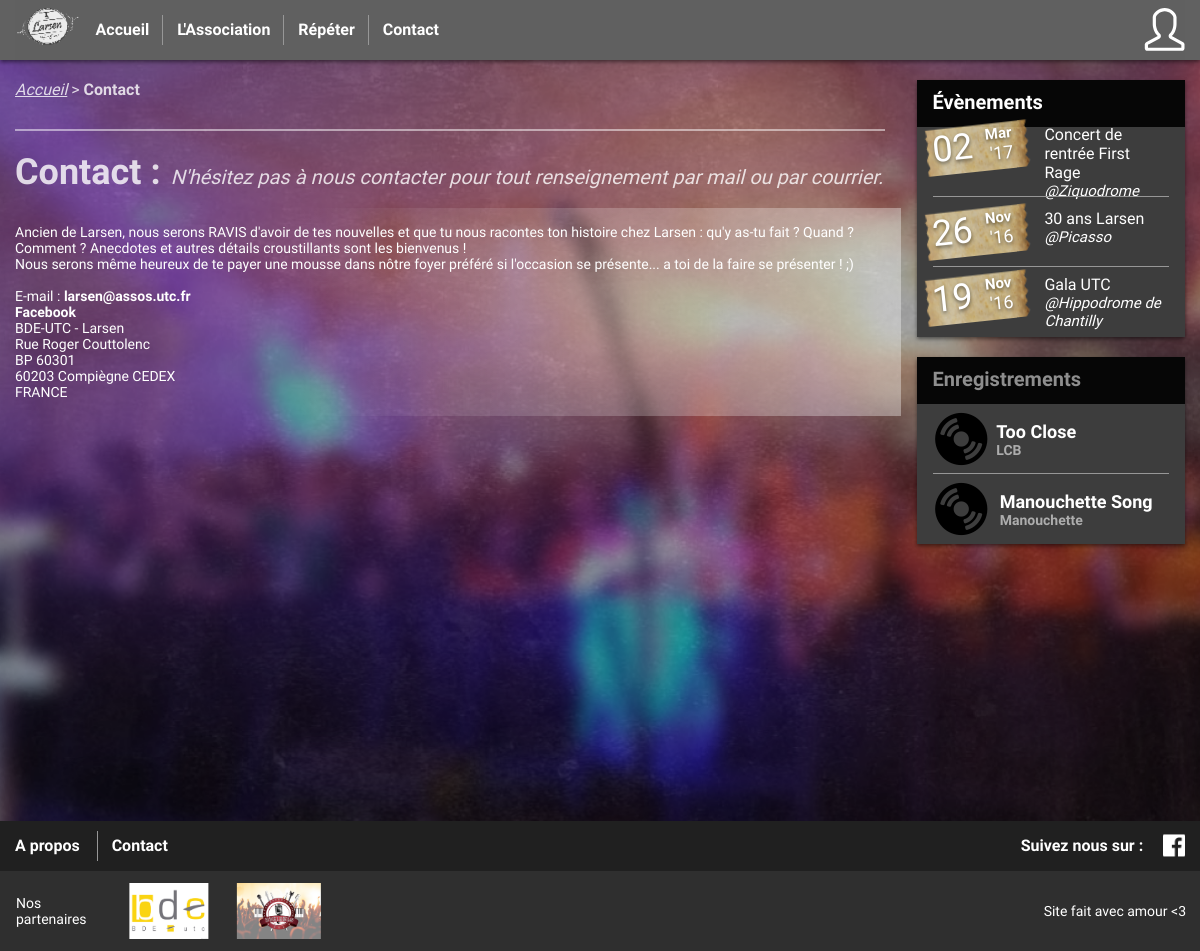
The app's page /contact with its own data.
### tables this page shows
create table events (
  ID bigint primary KEY AUTO_INCREMENT,
  nom varchar(255),
  date_event date,
  lieu varchar(255),
  description text
);

### controllers/side_bar/C_s_blog.php (called while the page is built)
<?php
include_once('./models/M_events.php');
$events = get_events(0,3);
$records = array(
    array(
        "name" => "<a href='https://soundcloud.com/d-cibels-utc/too-close-cover'>Too Close</a>",
        "artist" => "LCB",
        "type" => "audio"
    ),
    array(
        "name" => "<a href='https://soundcloud.com/d-cibels-utc/manouchette-song'>Manouchette Song</a>",
        "artist" => "Manouchette",
        "type" => "audio"
    )
);
include_once('./views/side_bar/s_blog.php');

### incl/Router.php (called while the page is built, shortened)
<?php
class Router {
    static private $instance;
    private $routes;
    private $crawler;
    private $configFolder;
    public static function getInstance()
    {
        if (!isset(self::$instance))
            self::$instance = new Router();
        return self::$instance;
    }
    function __construct() {
        $this->crawler = new \DOMDocument();
    }
    public function setFolders($configFolder, $controllerFolder, $errorController) {
        $this->configFolder = $configFolder;
    }
    public function loadRoutes() {
        $this->crawler->load($this->configFolder.'/route.xml');
        foreach($this->crawler->getElementsByTagName("routes")->item(0)->childNodes as $route) {
            if($route->nodeName == "route") {
                $newRoute = array(
                    "url"=> $route->getAttribute("path"),
                    "controller" => $route->getElementsByTagName("controller")->item(0)->nodeValue,
                    "action" => $route->getElementsByTagName("action")->item(0)->nodeValue
                );
                if($route->getElementsByTagName("requirements")->length != 0) {
                    $requirementsArray = array();
                    $requirements = $route->getElementsByTagName("requirements")->item(0)->childNodes;
                    for($i=0; $i < $requirements->length; $i++) {
                        if($requirements->item($i)->nodeName != "#text") {
                            if(strpos($newRoute["url"], ':'.$requirements->item($i)->nodeName) !== false) {
                                $requirementsArray[$requirements->item($i)->nodeName] = $requirements->item($i)->getAttribute("value");
                            }
                        }
                    }
                    if(!empty($requirementsArray)) {
                        $newRoute["requirements"] = $requirementsArray;
                    }
                }
                $this->routes[$route->getAttribute("id")] = $newRoute;
            }
        }
    }
    public function getUrl($routeName, $params = null) {
        if(!array_key_exists($routeName, $this->routes)) {
            throw new \Exception('Route doesn\'t exist');
        }
        else {
            $url = $this->routes[$routeName]["url"];
            if($params && (!strpos($this->routes[$routeName]["url"], ':') !== false)) {
                throw new \Exception('This route doesn\'t expect parmameters');
            }
            else if(!$params && (strpos($this->routes[$routeName]["url"], ':') !== false)){
                throw new \Exception('This route needs parameters');
            }
            else if(strpos($this->routes[$routeName]["url"], ':') !== false) {
                foreach ($params as $key=>$value) {
                    $url = str_replace(":".$key, $value, $url);
                }
            }
            return '/larsenUTC'.$url;
        }
    }
}

### models/M_events.php (called while the page is built, shortened)
<?php
function get_events($offset = 0, $limit = 50) {
    $db = SPDO::getSPDO();
    $req = $db->prepare('SELECT * FROM events ORDER BY date_event DESC LIMIT :offset, :limit');
    $req->bindParam('offset', $offset, PDO::PARAM_INT);
    $req->bindParam('limit', $limit, PDO::PARAM_INT);
    $req->execute();
    return $req->fetchAll();
}

### views/side_bar/s_blog.php (the view)
<div class="list-module row">
    <div class="col-md-12">
        <div class="row list-module-title">
            <div class="col-md-12">
                <h3><a href='<?php echo $router->getUrl('eventList'); ?>'>Évènements</a></h3>
            </div>
        </div>
        <div class="row">
            <?php
            foreach($events as $event) { ?>
            <div class="col-md-12 list-row">
                <div class="row">
                    <div class="col-md-5 event-date">
                        <div class="row">
                            <?php echo '<div class="col-md-6"><span class="event-date-day">'.date('d', strtotime($event['date_event'])).'</span></div><div class="col-md-6"><span class="event-date-month">'.utf8_encode(strftime('%b', strtotime($event['date_event']))).'</span><span class="event-date-year">\''.date('y', strtotime($event['date_event'])).'</span></div>'; ?>
                        </div>
                    </div>
                    <div class="col-md-7">
                        <div class="row">
                            <span class="event-name col-md-12"><?php echo $event['nom']; ?></span>
                            <span class="event-place col-md-12">@<?php echo $event['lieu']; ?></span>
                        </div>
                    </div>
                </div>
            </div>
            <?php }
            ?>
        </div>
    </div>
</div>
<div class="list-module row">
    <div class="col-md-12">
        <div class="row list-module-title">
            <div class="col-md-12">
                <h3>Enregistrements</h3>
            </div>
        </div>
        <div class="row">
            <?php
            foreach($records as $record) { ?>
            <div class="col-md-12 list-row">
                <div class="row">
                    <div class="col-md-3 record-type">
                        <?php
                            if($record['type'] == "audio") {
                                echo '<span class="glyphicon glyphicon-cd"></span>';
                            }
                            else {
                                echo '<span class="glyphicon glyphicon-film"></span>';
                            }
                        ?>
                    </div>
                    <div class="col-md-9 record-info">
                        <div class="row">
                            <span class="record-name col-md-12"><?php echo $record['name']; ?></span>
                            <span class="record-artist col-md-12"><?php echo $record['artist']; ?></span>
                        </div>
                    </div>
                </div>
            </div>
            <?php }
            ?>
        </div>
    </div>
</div>

### style/css/app.css (style rules this page uses)
* { box-sizing: border-box; }
body { margin: 0; padding: 0; font-family: 'Source Sans Pro'; padding-top: 80px; background: url(../img/background.png); background-attachment: fixed; background-repeat: no-repeat; background-size: cover; font-size: 16px; }
.row { display: flex; flex-wrap: wrap; margin-left: -1rem; margin-right: -1rem; }
@media (min-width: 1024px) { .col-md-1, .col-md-2, .col-md-3, .col-md-4, .col-md-5, .col-md-6, .col-md-7, .col-md-8, .col-md-9, .col-md-10, .col-md-11, .col-md-12, .col-md-offset-0, .col-md-offset-1, .col-md-offset-2, .col-md-offset-3, .col-md-offset-4, .col-md-offset-5, .col-md-offset-6, .col-md-offset-7, .col-md-offset-8, .col-md-offset-9, .col-md-offset-10, .col-md-offset-11, .col-md-offset-12 { box-sizing: border-box; flex: 0 0 auto; padding-right: 1rem; padding-left: 1rem; } }
@media (min-width: 1024px) { .col-md-3 { flex-basis: 25%; max-width: 25%; } }
@media (min-width: 1024px) { .col-md-5 { flex-basis: 41.67%; max-width: 41.67%; } }
@media (min-width: 1024px) { .col-md-6 { flex-basis: 50%; max-width: 50%; } }
@media (min-width: 1024px) { .col-md-7 { flex-basis: 58.33%; max-width: 58.33%; } }
@media (min-width: 1024px) { .col-md-9 { flex-basis: 75%; max-width: 75%; } }
@media (min-width: 1024px) { .col-md-12 { flex-basis: 100%; max-width: 100%; } }
a { text-decoration: none; color: white; }
.list-module { background: #3d3d3d; box-shadow: 0 2px 4px 0 rgba(0, 0, 0, 0.5); color: white; margin-bottom: 20px; }
.list-module a { color: #ffffff; font-weight: bold; }
.list-module > .col-md-12 > .row > .col-md-12 { padding-top: 10px; padding-bottom: 10px; }
.list-module h3 { margin: 0; color: #8e8e8e; font-size: 1.25em; font-weight: bold; }
.list-module-title { height: 47px; background: rgba(0, 0, 0, 0.9); }
.list-row { height: 70px; position: relative; display: flex; align-items: center; flex-wrap: wrap; align-content: center; }
.list-row:not(:last-child)::after { content: ''; width: calc(100% - 2rem); height: 1px; background: #979797; display: block; position: absolute; bottom: 0; left: 1rem; }
.event-date:before { background-image: url('../img/ticket-court.png'); background-repeat: no-repeat; background-size: cover; content: ''; width: calc(100% - 0.5rem); height: 100%; position: absolute; top: 0; left: 0.5rem; z-index: -1; }
.event-date { transform: rotate(-6deg); transform-origin: center center; overflow: visible; height: 47px; }
.event-date span { display: block; }
.event-date-day { text-align: left; color: #ffffff; text-shadow: 0 2px 4px rgba(0, 0, 0, 0.5); font-size: 2.25em; font-weight: 200; text-align: right; width: 100%; }
.event-date-month { text-align: left; text-shadow: 0 2px 4px rgba(0, 0, 0, 0.5); font-size: 0.938em; font-weight: bold; text-align: right; width: 100%; }
.event-date-year { width: 100%; text-align: right; font-size: 1.125em; text-shadow: 0 2px 4px rgba(0, 0, 0, 0.5); }
.event-date .col-md-6 { padding: 0; }
.event-date .col-md-6:last-of-type { display: flex; align-items: center; flex-wrap: wrap; align-content: center; padding-right: 1rem; }
.event-name { font-weight: 500; }
.event-place { font-size: 0.938em; font-style: italic; }
.record-type { font-size: 3.375em; color: black; text-align: center; height: 68px; }
.record-type span { line-height: 68px; vertical-align: 68px; }
.record-info { display: flex; align-items: center; flex-wrap: wrap; align-content: center; }
.record-info span { display: block; }
.record-name { font-size: 1.125em; }
.record-artist { font-size: 0.875em; font-weight: bold; color: #adadad; }

### records on screen
events: date_event "02", date_event "Mar", date_event "17", nom "Concert de rentrée First Rage", lieu "Ziquodrome"
events: date_event "26", date_event "Nov", date_event "16", nom "30 ans Larsen", lieu "Picasso"
events: date_event "19", date_event "Nov", date_event "16", nom "Gala UTC", lieu "Hippodrome de Chantilly"

### other values on screen
$record['name'] "Too Close"
$record['artist'] "LCB"
$record['name'] "Manouchette Song"
$record['artist'] "Manouchette"
